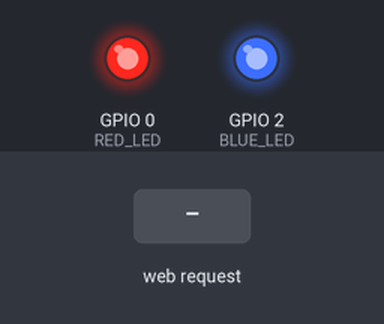
Bench run of a sketch on a simulated ESP8266 (NodeMCU). On the bench: output pins drawn as LEDs (lit = HIGH). The inputs (shaded band) are chosen by the test bench. WiFi joins after 1.5 s; servers stay silent unless stated; EEPROM starts erased; what the sketch prints to the serial monitor is not drawn.

Above: at 2.7 s.
2.8 s: HTTP request GET /BLUE_LED=ON received
At 3.9 s:
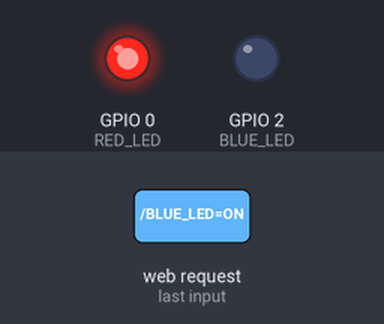
4.3 s: HTTP request GET /RED_LED=ON received
At 5.1 s:
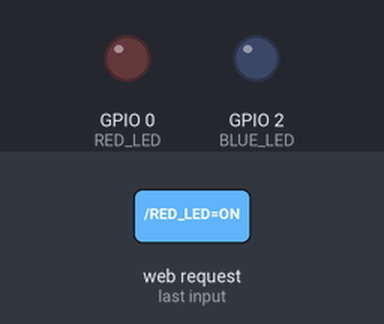
5.8 s: HTTP request GET /BLUE_LED=OFF received
At 6.2 s:
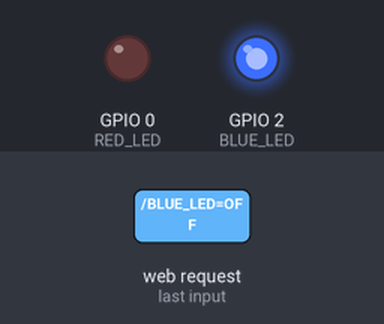
Timing chart, 0 to 8.8 s (numbered marks = the images above; inputs shaded):
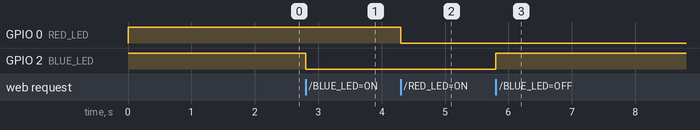

The sketch:

esp08-ws-ee.ino
```cpp
/*
 *  Simple implementation of a web server with parametrable wifi credentials
 *    Wifi SSID and PASS can be change with serial commande:
 *      PXXXXXXX - For new password
 *      SXXXXXXX - For new ssid
 *    Wifi SSID and PASS are saved in EEPROM
 *
 *  This program simply wait for the next client connexion, no timer, no fancy things
 *
 *  Developed from :
 *    http://www.arduinesp.com/wifiwebserver
 *    https://github.com/sandeepmistry/esp8266-Arduino/tree/master/esp8266com/esp8266/libraries/EEPROM
 *  Use the librairies
 *  -
 *
 */


#include <ESP8266WiFi.h>
#include <EEPROM.h>

//Include credential files

//Serial Config
#define BAUDRATE 115200  // Serial link speed

//Wifi config
char ssid[32];
char password[32];
//Wifi Function declarations
void wifiConnect(void);
void webServerStart(void);
void ClientAction (void);
//Wifi Global variables
WiFiServer server(80);
WiFiClient client;

//EEPROM config
#define eeAddrSSID 0 // address in the EEPROM  for SSID
#define eeSizeSSID 32 // size in the EEPROM  for SSID
#define eeAddrPASS 32 // address in the EEPROM  for SSID
#define eeSizePASS 32 // size in the EEPROM  for SSID
//EEPROM Function declarations
void eepromWrite(void);
void eepromRead(void);
//EEPROM Global variables
bool needSave;

//LED pin definition for HUZZAH board
#define BLUE_LED  2 // GPIO2 also used by wifi chip
#define RED_LED   0 // GPIO0

// Serial string management variables
void executeCommand();
void serialStack();
String inputString = "";         // a string to hold incoming data
boolean stringComplete = false;  // whether the string is complete


void setup() {

  //Start Serial
  Serial.begin(BAUDRATE);

  //Init and turn off leds
  pinMode(BLUE_LED, OUTPUT);
  pinMode(RED_LED, OUTPUT);
  digitalWrite(BLUE_LED, HIGH);
  digitalWrite(RED_LED, HIGH);

  eepromRead();

  // Connect to WiFi network
  Serial.println();
  Serial.println();
  Serial.print("Connecting to ");
  Serial.println(ssid);

  //Init wifi and web server
  wifiConnect();
  webServerStart();
}

void loop() {

  // Check if a client has connected
  client = server.available();
  ClientAction();


  if (needSave){
    needSave = 0;
    eepromWrite();
  }

  //Check for serial input
  if(Serial.available())
  {
    serialStack();
  }
  //Execute recived command
  if (stringComplete)
  {
    executeCommand();
    inputString = "";
    stringComplete = false;
  }

}

/* void wifiConnect(void)
 *  Function
 *
 *  Input  : None
 *  Output : None
*/
void wifiConnect(void){
  // Connect to WiFi network
  Serial.println();
  Serial.println();
  Serial.print("Connecting to ");
  Serial.println(ssid);

  WiFi.begin(ssid, password);

  while (WiFi.status() != WL_CONNECTED) {
    delay(500);
    Serial.print(".");
    }
  Serial.println("");
  Serial.println("WiFi connected");
}

/* void webServerStart(void)
 *  Function
 *
 *  Input  :
 *  Output :
*/
void webServerStart(void){
  // Start the server
  server.begin();
  Serial.println("Server started");

  // Print the IP address
  Serial.print("Use this URL to connect: ");
  Serial.print("http://");
  Serial.print(WiFi.localIP());
  Serial.println("/");
}

/* void ClientAction(void)
 *  Function
 *
 *  Input  :
 *  Output :
*/
void ClientAction() {
  // Check if a client has connected
  if (!client) {
    return;
  }

  // Wait until the client sends some data
  Serial.println("new client");
  while(!client.available()){
    delay(1);
    Serial.print(".");
  }

  // Read the first line of the request
  String request = client.readStringUntil('\r');
  Serial.println(request);
  client.flush();


  if (request.indexOf("/BLUE_LED=ON") != -1)  {
    digitalWrite(BLUE_LED, LOW);
  }
  if (request.indexOf("/BLUE_LED=OFF") != -1)  {
    digitalWrite(BLUE_LED, HIGH);
  }

  if (request.indexOf("/RED_LED=ON") != -1)  {
    digitalWrite(RED_LED, LOW);
  }
  if (request.indexOf("/RED_LED=OFF") != -1)  {
    digitalWrite(RED_LED, HIGH);
  }

  // Return the response
  client.println("HTTP/1.1 200 OK");
  client.println("Content-Type: text/html");
  client.println(""); //  do not forget this one
  client.println("<!DOCTYPE HTML>");
  client.println("<html>");
  client.println("<br><br>");

  if(digitalRead(BLUE_LED)) { // HIGH is OFF
    client.println("Click <a href=\"/BLUE_LED=ON\">here</a> turn ON the BLUE LED<br>");
  } else {
    client.println("Click <a href=\"/BLUE_LED=OFF\">here</a> turn OFF the BLUE LED<br>");
  }

  if(digitalRead(RED_LED)) { // HIGH is OFF
    client.println("Click <a href=\"/RED_LED=ON\">here</a> turn ON the RED LED<br>");
  } else {
    client.println("Click <a href=\"/RED_LED=OFF\">here</a> turn OFF the RED LED<br>");
  }
  client.println("<br><br>");
  client.println("</html>");

  delay(1);
  Serial.println("Client disonnected");
  Serial.println("");
}

/* void eepromWrite(void)
 *  Function
 *
 *  Input  :
 *  Output :
*/
void eepromWrite(void)
{
  char letter;
  int i, addr;
  //Activate eeprom
  EEPROM.begin(512);

  Serial.println("Save new wifi credential");
  Serial.print(ssid);
  Serial.print(' ');
  Serial.println(password);

  // advance to the next address.  there are 512 bytes in
  // the EEPROM, so go back to 0 when we hit 512.
  // save all changes to the flash.
  addr = eeAddrSSID;
  for (i = 0 ; i < eeSizeSSID ; i++)
  {
    EEPROM.write(addr, ssid[i]);
    if('\0' == ssid[i])
      break;
    addr++;
  }
  // advance to the next address.  there are 512 bytes in
  // the EEPROM, so go back to 0 when we hit 512.
  // save all changes to the flash.
  addr = eeAddrPASS;
  for (i = 0 ; i < eeSizePASS ; i++)
  {
    EEPROM.write(addr, password[i]);
    if('\0' == password[i])
      break;
    addr++;
  }
  EEPROM.end();
}

/* void eepromRead(void)
 *  Function
 *
 *  Input  :
 *  Output :
*/
void eepromRead(void)
{
  char letter;
  int i, addr;
  //Activate eeprom
  EEPROM.begin(512);

  // advance to the next address.  there are 512 bytes in
  // the EEPROM, so go back to 0 when we hit 512.
  // save all changes to the flash.
  addr = eeAddrSSID;
  for (i = 0 ; i < eeSizeSSID ; i++)
  {
    ssid[i] = EEPROM.read(addr);
    if('\0' == ssid[i])
      break;
    addr++;
  }

  // advance to the next address.  there are 512 bytes in
  // the EEPROM, so go back to 0 when we hit 512.
  // save all changes to the flash.
  addr = eeAddrPASS;
  for (i = 0 ; i < eeSizePASS ; i++)
  {
    password[i] = EEPROM.read(addr);
    if('\0' == password[i])
      break;
    addr++;
  }

  Serial.println("New wifi credential read");
  Serial.print(ssid);
  Serial.print(' ');
  Serial.println(password);
}

/* void serialStack(void)
 *  Stack all serial char received in one string until a '\n'
 *  Set stringComplete to True when '\n' is received
 *  This implementation is good enough for this project because serial commands
 *  will be send slowly.
*/
void serialStack()
{
  while (Serial.available()) {
    // get the new byte:
    char inChar = (char)Serial.read();

    // if the incoming character is a newline, set a flag
    if (inChar == '\n')
    {// so the main loop can do something about it
      inputString += '\0';
      stringComplete = true;
    }
    else
    {// add it to the inputString
      inputString += inChar;
    }
  }
}

/* void executeCommand(void)
 *  Execute received serial command
 *  Commandes list :
 *   - "i", "I", "info", "Info" : Return basic system informations, mainly for debug purpose
 *   - "FXX"                    : Setup the minimum temperature delta to activate the Airflow (0 to 100 C)
 *   - "fXX"                    : Setup the maximum temperature delta to disable the Airflow (0 to 100 C)
 *   - "S1" or "S0"             : Enable ("S1") or disable ("S0") the summer mode
 *
*/
void executeCommand()
{
  // Define the appropriate action depending on the first character of the string
  switch (inputString[0])
  {
    // INFO Request
    case 'i':
    case 'I':
      //printInfo(); // Print on serial the system info
      Serial.print("Wifi SSID:");
      Serial.print(ssid);
      Serial.print(" - Pass:");
      Serial.println(password);
      break;
    // PASSWORD
    case 'P':
      inputString.remove(0,1);
      Serial.print("P > Change the wifi pasword to : ");
      Serial.println(inputString);
      strcpy (password, inputString.c_str());
      break;
    // SSID
    case 'S':
      inputString.remove(0,1);
      Serial.print("S > Change the SSID to : ");
      Serial.println(inputString);
      strcpy (ssid, inputString.c_str());
      break;
    // Unknown command
    default:
      Serial.print(inputString[0]);
      Serial.println(" > ?");
  }
}

//TODO read ssid ans password from serial
```

Measured:
- after the input at 2.8 s, GPIO 2 (BLUE_LED): HIGH → LOW at once
- after the input at 4.3 s, GPIO 0 (RED_LED): HIGH → LOW at once
- after the input at 5.8 s, GPIO 2 (BLUE_LED): LOW → HIGH at once
